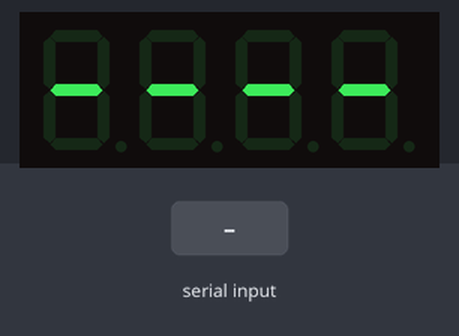
Bench run of a sketch on a simulated Arduino Uno, built with avr-gcc and run on an emulated ATmega328P. Parts: 4-digit seven-segment display. Inputs (shaded band) come from the test bench.

Above: at 1.2 s.
1.3 s: "90,45\n" received over Serial
At 3.2 s:
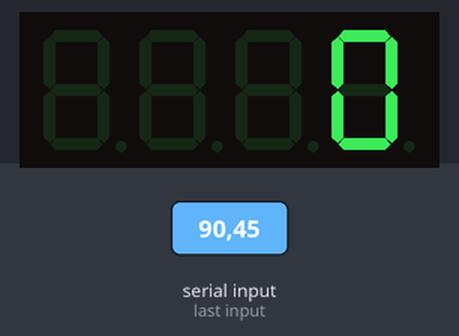
3.8 s: "30,150\n" received over Serial
At 4.3 s:
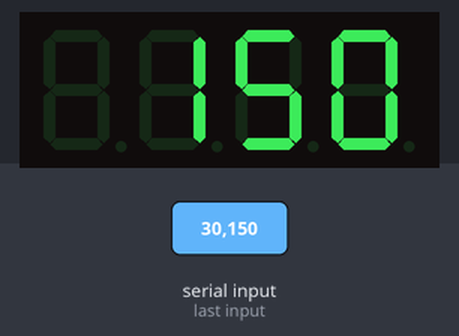
Timing chart, 0 to 6.8 s (numbered marks = the images above; inputs shaded):
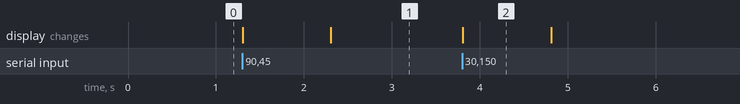

Measured:
- after the input at 1.3 s, the display: first changes at once (image 1 shows a later state)
- after the input at 3.8 s, the display: first changes at once (image 2 shows a later state)
- what the display in image 2 shows lasts 1.0 s, from 3.8 s to 4.8 s

The sketch:

CountDisplay.ino
```cpp
/**
 * @author: Polyakov Daniil
 * @mail: arjentix@gmail.com
 * @github: Arjentix
 * @date: 05.12.2019
 */

#include <GyverTM1637.h>

#define MINUS 0x40 // Minus symbol

const int CLK = 2; // Set the CLK pin connection to the display
const int DIO = 3; // Set the DIO pin connection to the display

GyverTM1637 display(CLK, DIO);

void setup() {
  Serial.begin(9600);
  display.brightness(7);  // Set the diplay to maximum brightness
  display.displayByte(MINUS, MINUS, MINUS, MINUS);
}

void loop() {
  if (Serial.available()) {
    int count = Serial.parseInt();
    display.displayInt(count); // Display
  }
}
```
